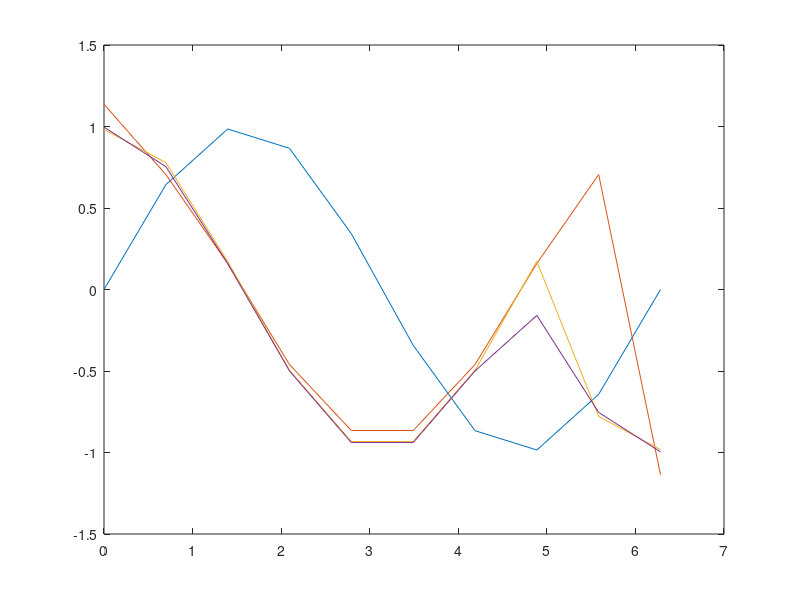

This figure's MATLAB source: (Note: this script raises an error after producing the figure.)
%% Daniel Hondal
% HW 8C: Problem 2
%% Part A: 2nd order Accuracy - 5 samples

% Central Diff.
ta = linspace(0,2*pi,5);
dt = mean(diff(ta));
xa = sin(ta);
dxdt_a = zeros(length(xa),1); % pre-allocate acceleration values
coeff2 = [-3/2 2 -1/2];
ccd2 = [-1/2 1/2];

for k=1:length(xa)
    if k < 4 % forward when to few points to left
        dxdt_a(k) = coeff2*[xa(k)  xa(k+1)  xa(k+2)]'/dt;
    elseif k> 3 % backward when too few points to right
        dxdt_a(k) = coeff2*[xa(k)  xa(k-1)  xa(k-2)]'/dt;
    else % central
        dxdt_a(k) = ccd2*[xa(k-1)  xa(k+1)]'/dt;
    end
end
%% 
plot(ta,xa,ta,dxdt_a,'k-o');
title('Velocity')
xlabel('Time [s]','fontsize',14);
ylabel('Velocity [m/s]','fontsize',14);
set(gca,'fontsize',14);
legend('original','differentiation')
%% Part B: 2nd order, 4th order, 6th order Accuracy - 10 samples
%%
% Central Diff.
tb = linspace(0,2*pi,10);
dt = mean(diff(tb));
xb = sin(tb);
dxdt_b2 = zeros(length(xb),1); % pre-allocate acceleration values
dxdt_b4 = zeros(length(xb),1); % pre-allocate acceleration values
dxdt_b6 = zeros(length(xb),1); % pre-allocate acceleration values

% 2nd order
coeff2 = [-3/2 2 -1/2];
ccd2 = [-1/2 1/2];
for k=1:length(xb)
    if k < 2 % forward when to few points to left
        dxdt_b2(k) = coeff2*[xb(k)  xb(k+1)  xb(k+2)]'/dt;
    elseif k> 9 % backward when too few points to right
        dxdt_b2(k) = coeff2*[xb(k)  xb(k-1)  xb(k-2)]'/dt;
    else % central
        dxdt_b2(k) = ccd2*[xb(k-1)  xb(k+1)]'/dt;
    end
end

% 4th order
coeff4 = [-25/12 4 -3 4/3 -1/4];
ccd4 = [1/12 -2/3 2/3 -1/12];
for k=1:length(xb)
    if k < 3 % forward when to few points to left
        dxdt_b4(k) = coeff4*[xb(k)  xb(k+1)  xb(k+2) xb(k+3) xb(k+4)]'/dt;
    elseif k> 8 % backward when too few points to right
        dxdt_b4(k) = coeff4*[xb(k)  xb(k-1)  xb(k-2) xb(k-3) xb(k-4)]'/dt;
    else % central
        dxdt_b4(k) = ccd4*[xb(k-2)  xb(k-1)  xb(k+1) xb(k+2)]'/dt;
    end
end

% 6th order
coeff6 = [-49/20 6 -15/2 20/3 -15/4 6/5 -1/6];
ccd6 = [-1/60 3/20 -3/4 3/4 -3/20 1/60];
for k=1:length(xb)
    if k < 4 % forward when to few points to left        
        dxdt_b6(k) = coeff6*[xb(k)  xb(k+1)  xb(k+2) xb(k+3) xb(k+4) xb(k+5) xb(k+6)]'/dt;
    elseif k> 7 % backward when too few points to right
        dxdt_b6(k) = coeff6*[xb(k)  xb(k-1)  xb(k-2) xb(k-3) xb(k-4) xb(k-5) xb(k-6)]'/dt;
    else % central
        dxdt_b6(k) = ccd6*[xb(k-3)  xb(k-2)  xb(k-1) xb(k+1) xb(k+2) xb(k+3)]'/dt;
    end
end
%% 

p = plot(tb,xb,tb,dxdt_b2,tb,dxdt_b4,tb,dxdt_b6);
p(1).Marker = 'o';
p(2).Marker = 'o';
p(3).Marker = 'o';
p(4).Marker = 'o';
grid on;
title('Velocity')
xlabel('Time [s]','fontsize',14);
ylabel('Velocity [m/s]','fontsize',14);
set(gca,'fontsize',14);
legend('Original','2nd-order','4th-order','6th-order','location','northeast');
%% Part C: 2nd order, 4th order, 6th order Accuracy - 100 samples
%%
% Central Diff.
tc = linspace(0,2*pi,100);
dt = mean(diff(tc));
xc = sin(tc);
dxdt_c2 = zeros(length(xc),1); % pre-allocate acceleration values
dxdt_c4 = zeros(length(xc),1); % pre-allocate acceleration values
dxdt_c6 = zeros(length(xc),1); % pre-allocate acceleration values

% 2nd order
coeff2 = [-3/2 2 -1/2];
ccd2 = [-1/2 1/2];
for k=1:length(xc)
    if k < 2 % forward when to few points to left
        dxdt_c2(k) = coeff2*[xc(k)  xc(k+1)  xc(k+2)]'/dt;
    elseif k> 9 % backward when too few points to right
        dxdt_c2(k) = coeff2*[xc(k)  xc(k-1)  xc(k-2)]'/dt;
    else % central
        dxdt_c2(k) = ccd2*[xc(k-1)  xc(k+1)]'/dt;
    end
end

% 4th order
coeff4 = [-25/12 4 -3 4/3 -1/4];
ccd4 = [1/12 -2/3 2/3 -1/12];
for k=1:length(xc)
    if k < 3 % forward when to few points to left
        dxdt_c4(k) = coeff4*[xc(k)  xc(k+1)  xc(k+2) xc(k+3) xc(k+4)]'/dt;
    elseif k> 8 % backward when too few points to right
        dxdt_c4(k) = coeff4*[xc(k)  xc(k-1)  xc(k-2) xc(k-3) xc(k-4)]'/dt;
    else % central
        dxdt_c4(k) = ccd4*[xc(k-2)  xc(k-1)  xc(k+1) xc(k+2)]'/dt;
    end
end

% 6th order
coeff6 = [-49/20 6 -15/2 20/3 -15/4 6/5 -1/6];
ccd6 = [-1/60 3/20 -3/4 3/4 -3/20 1/60];
for k=1:length(xc)
    if k < 4 % forward when to few points to left        
        dxdt_c6(k) = coeff6*[xc(k)  xc(k+1)  xc(k+2) xc(k+3) xc(k+4) xc(k+5) xc(k+6)]'/dt;
    elseif k> 7 % backward when too few points to right
        dxdt_c6(k) = coeff6*[xc(k)  xc(k-1)  xc(k-2) xc(k-3) xc(k-4) xc(k-5) xc(k-6)]'/dt;
    else % central
        dxdt_c6(k) = ccd6*[xc(k-3)  xc(k-2)  xc(k-1) xc(k+1) xc(k+2) xc(k+3)]'/dt;
    end
end
%% 

p = plot(tc,xc,tc,dxdt_c2,tc,dxdt_c4,tc,dxdt_c6);
p(1).Marker = 'o';
p(2).Marker = 'o';
p(3).Marker = 'o';
p(4).Marker = 'o';
grid on;
title('Velocity')
xlabel('Time [s]','fontsize',14);
ylabel('Velocity [m/s]','fontsize',14);
set(gca,'fontsize',14);
legend('Original','2nd-order','4th-order','6th-order','location','northeast');
%% 
% 
%% Part D: Comparison
%%
subplot(3,2,[1 2])
plot(ta,xa,ta,dxdt_a,'k-o');
title('Velocity')
set(gca,'fontsize',14);
legend('original','differentiation')
subplot(3,2,[3 4])
p = plot(tb,xb,tb,dxdt_b2,tb,dxdt_b4,tb,dxdt_b6);
p(1).Marker = 'o';
p(2).Marker = 'o';
p(3).Marker = 'o';
p(4).Marker = 'o';
grid on;
ylabel('Velocity [m/s]','fontsize',14);
set(gca,'fontsize',14);
legend('Original','2nd-order','4th-order','6th-order','location','northeast');
subplot(3,2,[5 6])
p = plot(tc,xc,tc,dxdt_c2,tc,dxdt_c4,tc,dxdt_c6);
p(1).Marker = 'o';
p(2).Marker = 'o';
p(3).Marker = 'o';
p(4).Marker = 'o';
grid on;
set(gca,'fontsize',14);
xlabel('Time [s]','fontsize',14);
legend('Original','2nd-order','4th-order','6th-order','location','northeast');
%% 
% The increase in samples results in a smoother plot that looks more closer 
% to a better approximation.